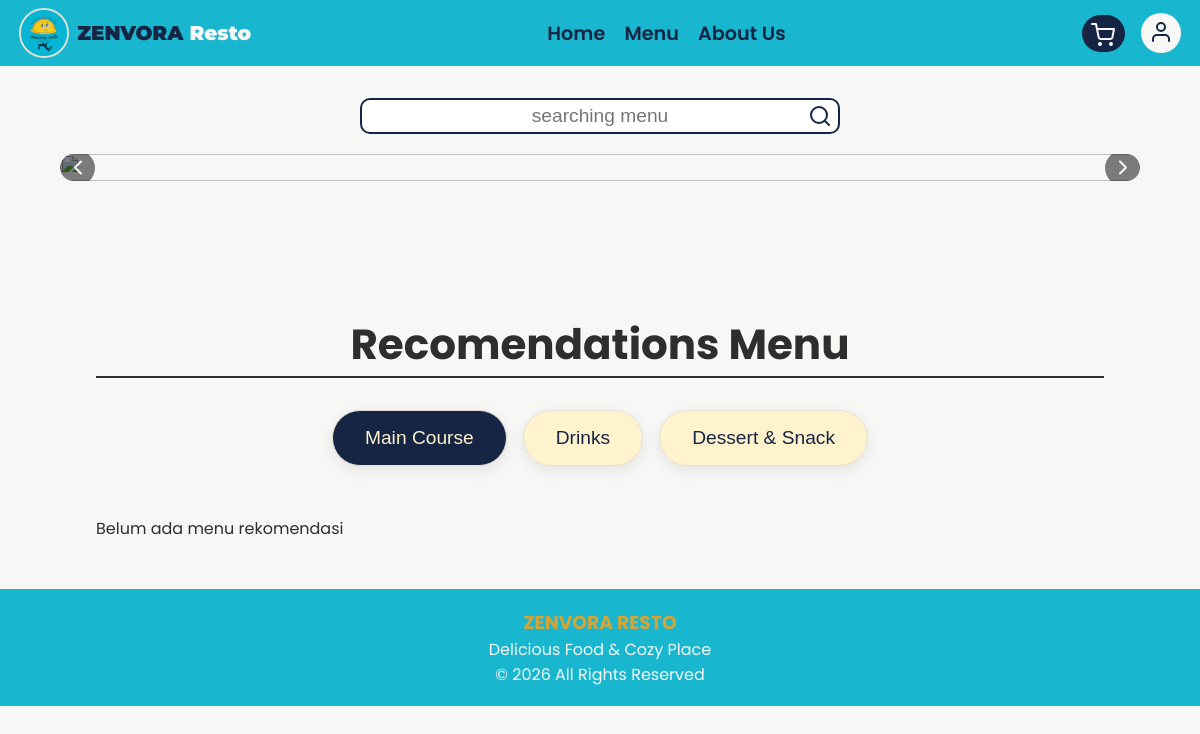
Before: / with the older database file.
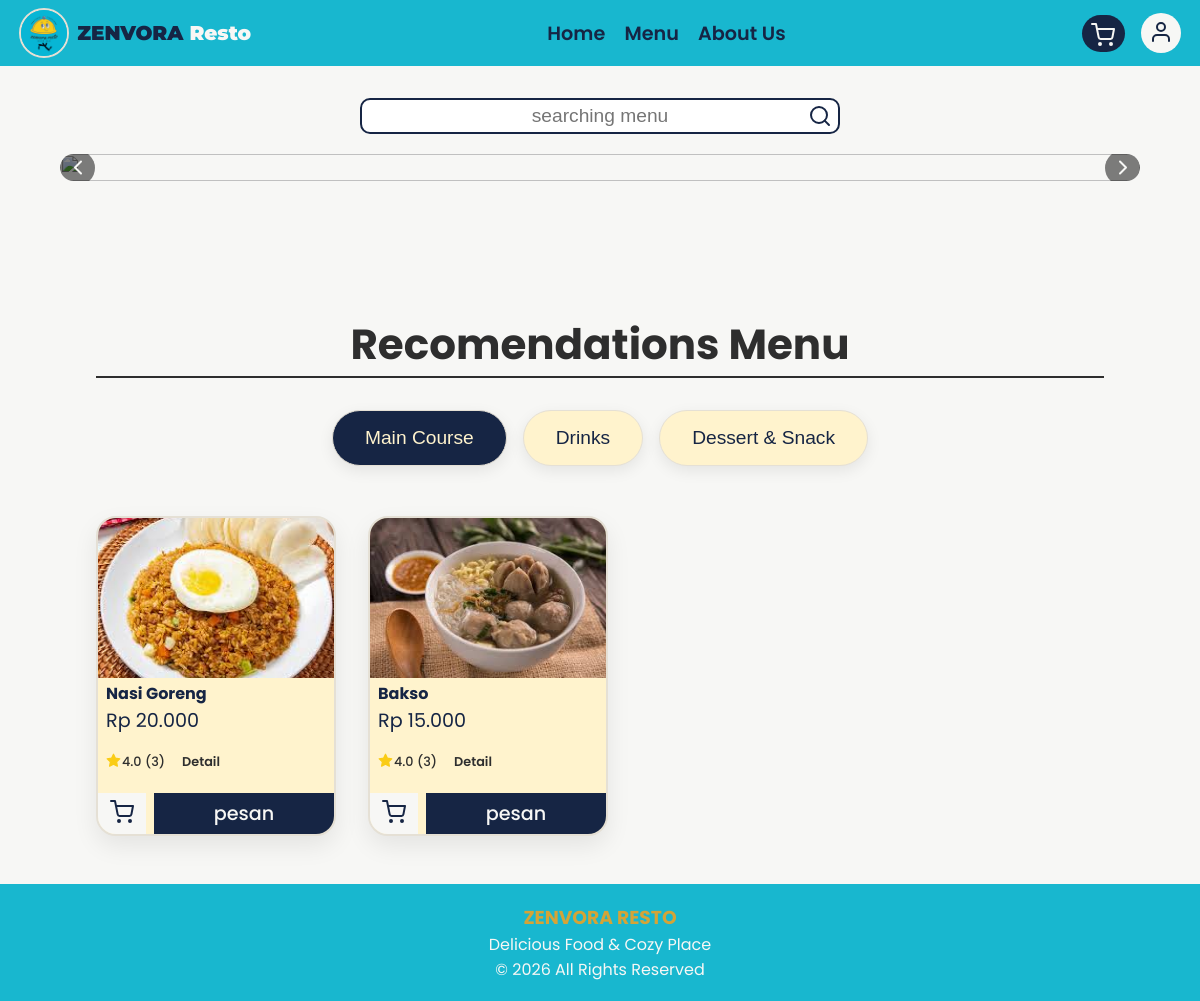
After: the same page with the newer database file.
### tables this page shows
CREATE TABLE `menus` (
  `id` int(11) NOT NULL,
  `category_id` int(11) DEFAULT NULL,
  `nama_menu` varchar(100) DEFAULT NULL,
  `deskripsi` text DEFAULT NULL,
  `harga` int(11) DEFAULT NULL,
  `gambar` varchar(255) DEFAULT NULL,
  `stok` int(11) DEFAULT NULL,
  `rating` decimal(2,1) DEFAULT 0.0,
  `total_review` int(11) DEFAULT 0
);

### index.php (the view, shortened to what this page needs)
<?php
include 'database/koneksi.php';
include 'includes/header.php';
include 'includes/navbar.php';
$keyword = "";
$makanan = mysqli_query($conn,"
SELECT menus.*,
IFNULL(AVG(reviews.rating),0) AS rata_rating,
COUNT(reviews.id) AS total_review
FROM menus
LEFT JOIN reviews
ON menus.id = reviews.menu_id
WHERE menus.category_id = 1
AND (
    menus.nama_menu LIKE '%$keyword'
    OR menus.deskripsi LIKE '%$keyword%'
)
GROUP BY menus.id
HAVING total_review >= 3
AND rata_rating >= 4
ORDER BY rata_rating DESC,total_review DESC
LIMIT 3
");
?>
<section class="search-sect">
    <form action="menu.php" method="GET" class="search-menu">
        <input type="text" name="search" placeholder="searching menu" value="<?= isset($_GET['search']) ? $_GET['search'] : '' ?>" required>
        <button type="submit">
            <i data-feather="search"></i>
        </button>
    </form>
</section>
<section class="banner-sect">
    <div class="banner-slider">
        <div class="info-track">
            <div class="info-banner">
                <img src="assets/images/BANNER/1.png" alt="">
            </div>
        </div>
        <button class="prev">
            <i data-feather="chevron-left"></i>
        </button>
        <button class="next">
            <i data-feather="chevron-right"></i>
        </button>
    </div>
</section>
<section class="menu-recomend">
    <div class="menu-recomend-tittle">
        <h2>Recomendations Menu</h2>
    </div>
    <div class="menu">
        <div class="menu-filter main">
            <button class="filter-btn active" data-category="main">
                Main Course
            </button>
            <button class="filter-btn" data-category="drinks">
                Drinks
            </button>
            <button class="filter-btn" data-category="desserts">
                Dessert & Snack
            </button>
        </div>
        <div class="menu-container">
        <?php if(mysqli_num_rows($makanan) > 0){ ?>
            <?php while($item = mysqli_fetch_assoc($makanan)){ ?>
            <div class="menu-card main">
                <div class="menu-img">
                    <img src="assets/images/Menu/<?= $item['gambar']; ?>" alt="<?= $item['nama_menu']; ?>">
                </div>
                <div class="menu-desc">
                    <div class="tittle">
                        <h3><?= $item['nama_menu'] ?></h3>
                    </div>
                    <p>Rp <?= number_format($item['harga'],0,',','.'); ?></p>
                    <div class="rating">
                        <i data-feather="star"></i>
                        <span>
                            <?= number_format($item['rata_rating'],1) ?>
                            (<?= $item['total_review'] ?>)
                        </span>
                        <a href="detail_menus.php?id=<?= $item['id']; ?>">Detail</a>
                    </div>
                </div>
                <div class="menu-footer">
                    <form method="POST">
                        <button type="submit" name="cart"  class="cart-btn">
                            <i data-feather="shopping-cart"></i>
                        </button>
                    </form>
                    <a href="payments.php?id=<?= $item['id']; ?>" class="pesan-btn">pesan</a>
                </div>
            </div>
            <?php } ?>
        <?php }else{ ?>
            <div class="empty-recommendation">
                Belum ada menu rekomendasi
            </div>
        <?php } ?>
        </div>
    </div>
</section>
<?php include 'includes/footer.php'; ?>

Changed rows visible on the page:
now on this page (row edited): menus: gambar (picture), nama_menu "Nasi Goreng", harga "20.000", rata_rating "4.0", total_review "3"
now on this page (row edited): menus: gambar (picture), nama_menu "Bakso", harga "15.000", rata_rating "4.0", total_review "3"
Other visible differences:
text no longer shown: "Belum ada menu rekomendasi"
